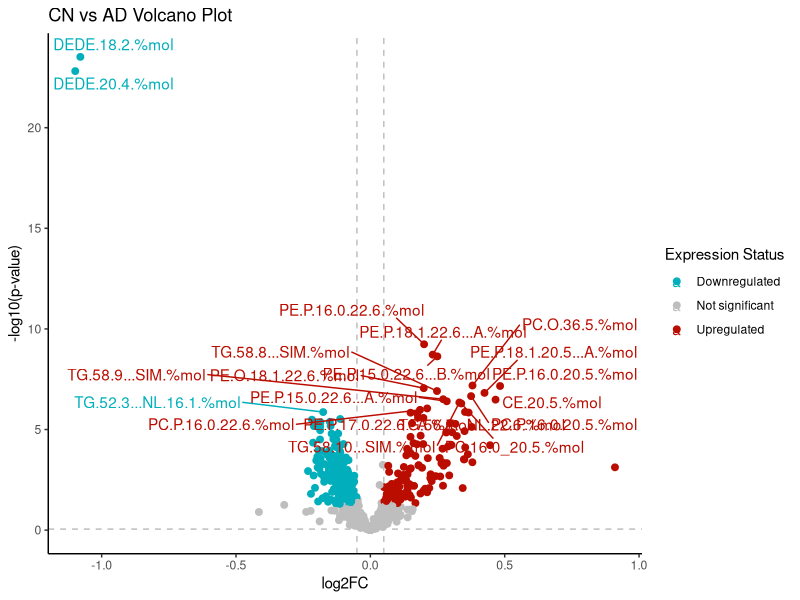

Reproduce this figure in R.
library(tidyverse)
library(RColorBrewer)
library(ggrepel)

df_mci_ad <- read.csv("test/mci_ad.csv")
df_cn_mci <- read.csv("test/cn_mci.csv")
df_cn_ad <- read.csv("test/cn_ad.csv")


#######
df_mci_ad$diffexpressed <- 'NO'
df_mci_ad$diffexpressed[df_mci_ad$log2FC > 0.05 & df_mci_ad$p_value < 0.05] <- 'UP'
df_mci_ad$diffexpressed[df_mci_ad$log2FC < -0.05 & df_mci_ad$p_value < 0.05] <- 'DOWN'

top20degs <- head(df_mci_ad[order(df_mci_ad$p_value), 'Feature'], 20)
df_mci_ad$delabel <- ifelse(df_mci_ad$Feature %in% top20degs, df_mci_ad$Feature, NA)

p1 <- ggplot(data = df_mci_ad, aes(x = log2FC, y = -log10(p_value), col = diffexpressed, label = delabel)) + 
    geom_vline(xintercept = c(-0.05, 0.05), col = 'gray', linetype = 'dashed') +
    geom_hline(yintercept = (0.05), col = 'gray', linetype = 'dashed') +
    geom_point(size = 2) +
    theme_classic() +
    scale_color_manual(
        values = c("#00AFBB", "grey", "#bb0c00"),
        labels = c("Downregulated", "Not significant", "Upregulated")) +
    labs(x = "log2FC",
         y = "-log10(p-value)",
         color = "Expression Status") +
    ggtitle('MCI vs AD Volcano Plot') +
    geom_text_repel(max.overlaps = Inf)
#########
df_cn_mci$diffexpressed <- 'NO'
df_cn_mci$diffexpressed[df_cn_mci$log2FC > 0.05 & df_cn_mci$p_value < 0.05] <- 'UP'
df_cn_mci$diffexpressed[df_cn_mci$log2FC < -0.05 & df_cn_mci$p_value < 0.05] <- 'DOWN'

top20degs <- head(df_cn_mci[order(df_cn_mci$p_value), 'Feature'], 20)
df_cn_mci$delabel <- ifelse(df_cn_mci$Feature %in% top20degs, df_cn_mci$Feature, NA)

p2 <- ggplot(data = df_cn_mci, aes(x = log2FC, y = -log10(p_value), col = diffexpressed, label = delabel)) + 
    geom_vline(xintercept = c(-0.05, 0.05), col = 'gray', linetype = 'dashed') +
    geom_hline(yintercept = (0.05), col = 'gray', linetype = 'dashed') +
    geom_point(size = 2) +
    theme_classic() +
    scale_color_manual(
        values = c("#00AFBB", "grey", "#bb0c00"),
        labels = c("Downregulated", "Not significant", "Upregulated")) +
    labs(x = "log2FC",
         y = "-log10(p-value)",
         color = "Expression Status") +
    ggtitle('CN vs MCI Volcano Plot') +
    geom_text_repel(max.overlaps = Inf)

########

df_cn_ad$diffexpressed <- 'NO'
df_cn_ad$diffexpressed[df_cn_ad$log2FC > 0.05 & df_cn_ad$p_value < 0.05] <- 'UP'
df_cn_ad$diffexpressed[df_cn_ad$log2FC < -0.05 & df_cn_ad$p_value < 0.05] <- 'DOWN'

top20degs <- head(df_cn_ad[order(df_cn_ad$p_value), 'Feature'], 20)
df_cn_ad$delabel <- ifelse(df_cn_ad$Feature %in% top20degs, df_cn_ad$Feature, NA)

p3 <- ggplot(data = df_cn_ad, aes(x = log2FC, y = -log10(p_value), col = diffexpressed, label = delabel)) + 
    geom_vline(xintercept = c(-0.05, 0.05), col = 'gray', linetype = 'dashed') +
    geom_hline(yintercept = (0.05), col = 'gray', linetype = 'dashed') +
    geom_point(size = 2) +
    theme_classic() +
    scale_color_manual(
        values = c("#00AFBB", "grey", "#bb0c00"),
        labels = c("Downregulated", "Not significant", "Upregulated")) +
    labs(x = "log2FC",
         y = "-log10(p-value)",
         color = "Expression Status") +
    ggtitle('CN vs AD Volcano Plot') +
    geom_text_repel(max.overlaps = Inf)

#########
print(p3)

